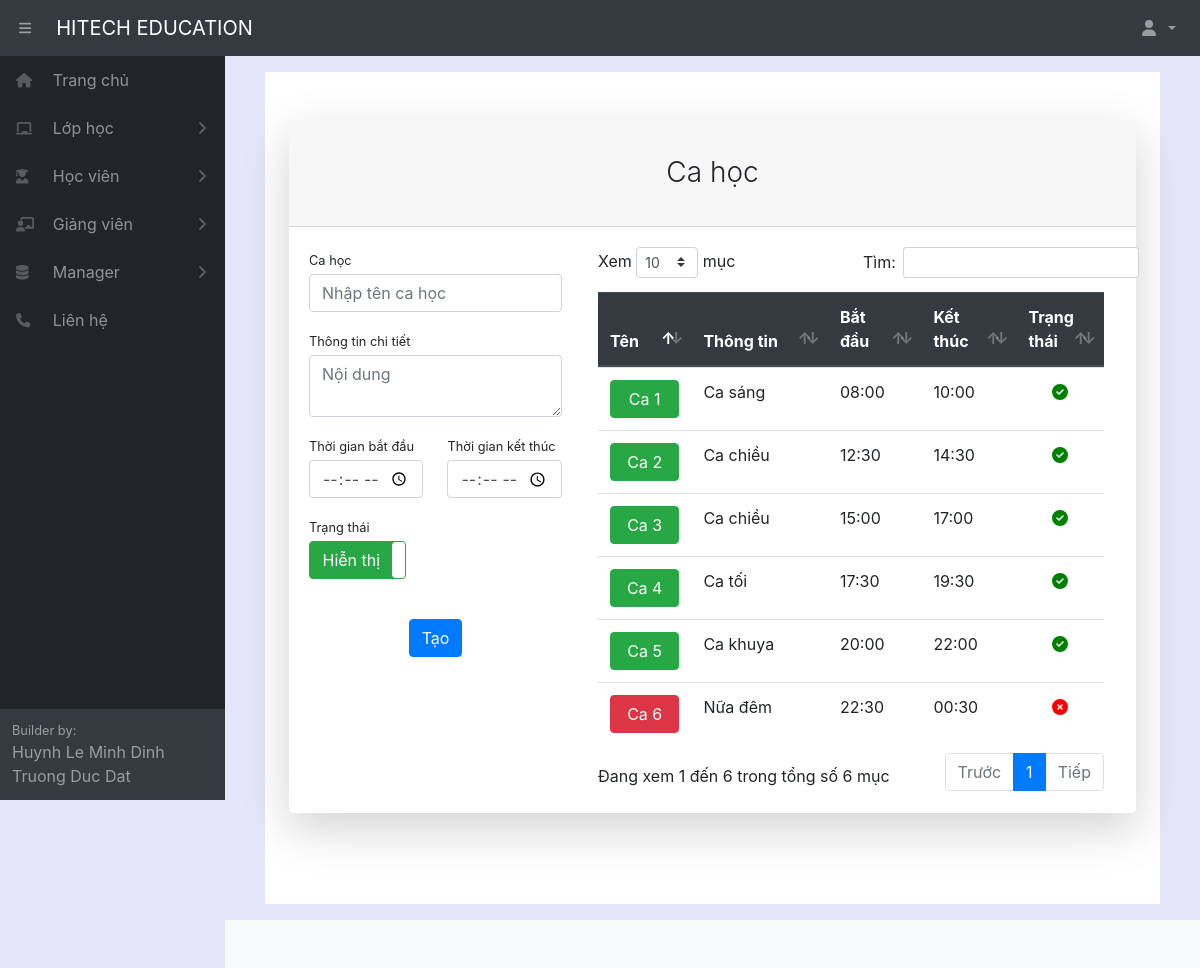
The app's page /createtimeshift/ (signed in) with its own data.
### home/models.py (models this page shows, shortened)
class TimeShift(models.Model):
    fullname = models.CharField(max_length=100, verbose_name="Tên ca học")
    infomation = models.CharField(max_length=1000, blank=True, verbose_name="Thông tin ca học")
    timestart = models.TimeField(null = True, blank=True, verbose_name="Giờ bắt đầu")
    timeend = models.TimeField(null = True, blank=True, verbose_name="Giờ kết thúc")
    active = models.BooleanField(default=True, verbose_name="Trạng thái")
    class Meta:
        ordering =["fullname"]
        verbose_name_plural = "Ca học"

### home/decorators.py (the view)
        def wrapper_func(request, *args, **kwargs):
            group = None
            if request.user.groups.exists():
                group = request.user.groups.all()[0].name
            if group in allowed_roles:
                return view_func(request, *args, **kwargs)
            else:
                return redirect('errorrole')

### home/forms.py
class CreateTimeShiftForm(ModelForm):
    class Meta:
        model = TimeShift
        fields = '__all__'

### home/views.py (called while the page is built)
@login_required(login_url='login')
@allowed_users(allowed_roles=['admin'])
def createTimeShift(request):
    form = CreateTimeShiftForm()
    timeshift = TimeShift.objects.all()
    if request.method == 'POST':
        form = CreateTimeShiftForm(request.POST)
        if form.is_valid():
            form.save()
    context={'form':form,'timeshift':timeshift}
    return render(request,'manager/createTimeShift.html',context)

### home/templates/manager/createTimeShift.html (shortened to what this page needs)
{% extends "pages/base.html" %}
{% block content %}
{% load static %}
<div class="container" style="height: 52em;">
    <div class="row justify-content-center">
        <div class="col-lg-12">
            <div class="card shadow-lg border-0 rounded-lg mt-5">
                <div class="card-header">
                    <h3 class="text-center font-weight-light my-4">Ca học</h3>
                </div>
                <div class="card-body">
                    <div class="row">
                        <div class="col-xl-4 col-md-12">
                            <form action="" method="POST">
                                <div class="row">
                                    <div class="col-xl-12 col-md-12">
                                        <div class="form-group">
                                            <label class="small mb-1" for="id_fullname">Ca học</label>
                                            <input class="form-control" type="text" name="fullname" maxlength="100"
                                                required id="id_fullname" placeholder="Nhập tên ca học"/>
                                        </div>
                                    </div>
                                    <div class="col-xl-12 col-md-12">
                                        <div class="form-group">
                                            <label class="small mb-1" for="id_infomation">Thông tin chi tiết</label>
                                            <textarea class="form-control" name="infomation" maxlength="1000"
                                                id="id_infomation" rows="2" placeholder="Nội dung"></textarea>
                                        </div>
                                    </div>
                                    <div class="col-xl-6 col-md-12">
                                        <div class="form-group">
                                            <label class="small mb-1" for="id_timestart">Thời gian bắt đầu</label>
                                            <input class="form-control" type="time" name="timestart"
                                                id="id_timestart" />
                                        </div>
                                    </div>
                                    <div class="col-xl-6 col-md-12">
                                        <div class="form-group">
                                            <label class="small mb-1" for="id_timeend">Thời gian kết thúc</label>
                                            <input class="form-control" type="time" name="timeend" id="id_timeend" />
                                        </div>
                                    </div>
                                    <div class="col-xl-12 col-md-12">
                                        <label class="small mb-1" for="id_active">Trạng thái</label>
                                        <div class="form-group">
                                        </div>
                                    </div>
                                </div>
                                <div class="form-group d-flex align-items-center justify-content-between mt-4 mb-0">
                                    <input class="btn btn-primary" type="submit" value="Tạo"
                                        style="margin-left: auto; margin-right: auto;">
                                </div>
                            </form>
                        </div>
                        <div class="col-xl-8 col-md-12">
                            <div class="col-xl-12 col-md-12">
                                <table id="example" class="table" style="width:100%">
                                    <thead class="thead-dark">
                                        <tr>
                                            <th style="width: 20%;">Tên</th>
                                            <th style="width: 30%;">Thông tin</th>
                                            <th style="width: 20%;">Bắt đầu</th>
                                            <th style="width: 20%;">Kết thúc</th>
                                            <th style="width: 10%;">Trạng thái</th>
                                        </tr>
                                    </thead>
                                    <tbody>
                                        {% for i in timeshift %}
                                        <tr>
                                            <td>
                                            {% if i.active %}
                                                <a class="btn btn-success" style="width: 100%;" href="/edittimeshift/{{i.pk}}">{{i.fullname}}</a>
                                            {% else %}
                                                <a class="btn btn-danger" style="width: 100%;" href="/edittimeshift/{{i.pk}}">{{i.fullname}}</a>
                                            {% endif %}
                                            </td>
                                            <td>{{i.infomation}}</td>
                                            <td>{{i.timestart|date:"H:i"}}</td>
                                            <td>{{i.timeend|date:"H:i"}}</td>
                                            <td style="text-align: center;">
                                            {% if i.active %}
                                                <i style="color: green;" class="fas fa-check-circle"></i>
                                            {% else %}
                                                <i style="color: red;" class="fas fa-times-circle"></i>
                                            {% endif %}
                                            </td>
                                        </tr>
                                        {% endfor %}
                                    </tbody>
                                </table>
                            </div>
                        </div>
                    </div>
                </div>
            </div>
        </div>
    </div>
</div>
{% endblock content %}

### records on screen
TimeShift: {{ i.pk }} 1 (drawn), fullname "Ca 1", infomation "Ca sáng", timestart "08:00", timeend "10:00", active True (drawn)
TimeShift: fullname "Ca 2", infomation "Ca chiều", timestart "12:30", timeend "14:30", active True (drawn)
TimeShift: fullname "Ca 3", infomation "Ca chiều", timestart "15:00", timeend "17:00", active True (drawn)
TimeShift: fullname "Ca 4", infomation "Ca tối", timestart "17:30", timeend "19:30", active True (drawn)
TimeShift: fullname "Ca 5", infomation "Ca khuya", timestart "20:00", timeend "22:00", active True (drawn)
TimeShift: fullname "Ca 6", infomation "Nữa đêm", timestart "22:30", timeend "00:30", active False (drawn)
